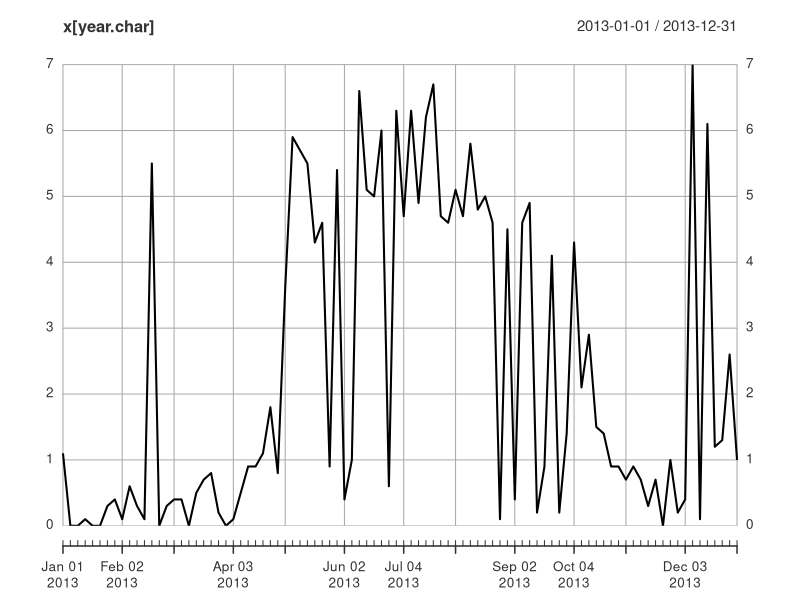
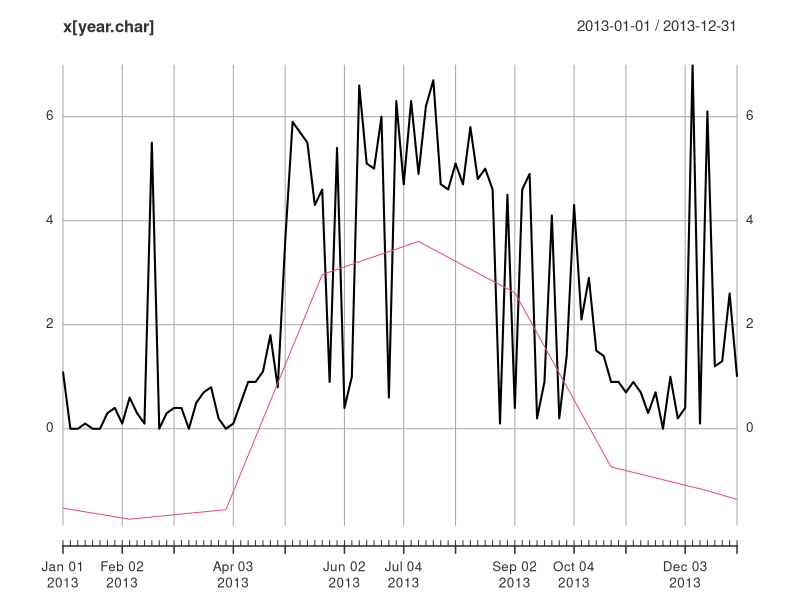
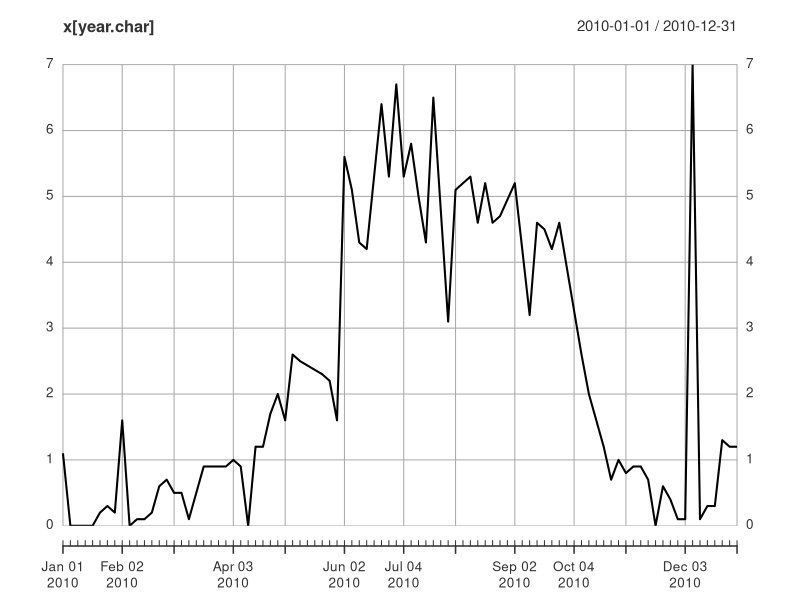
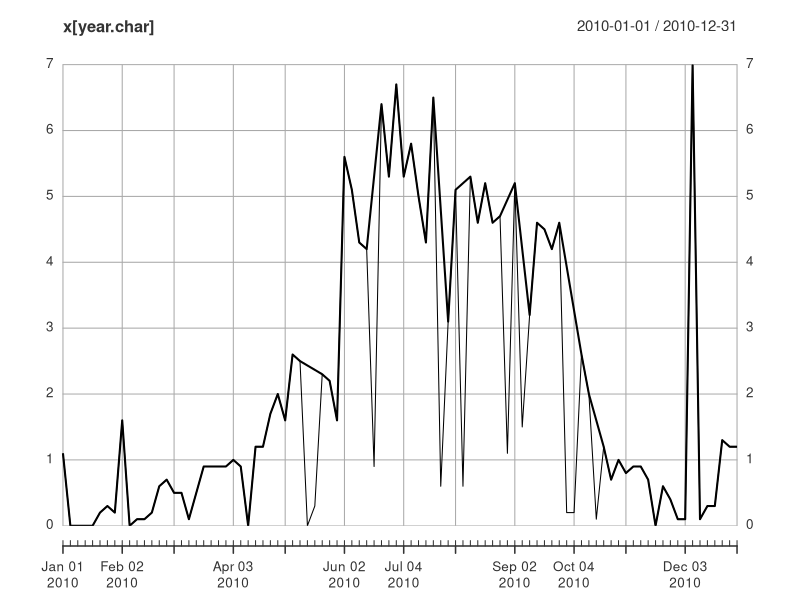
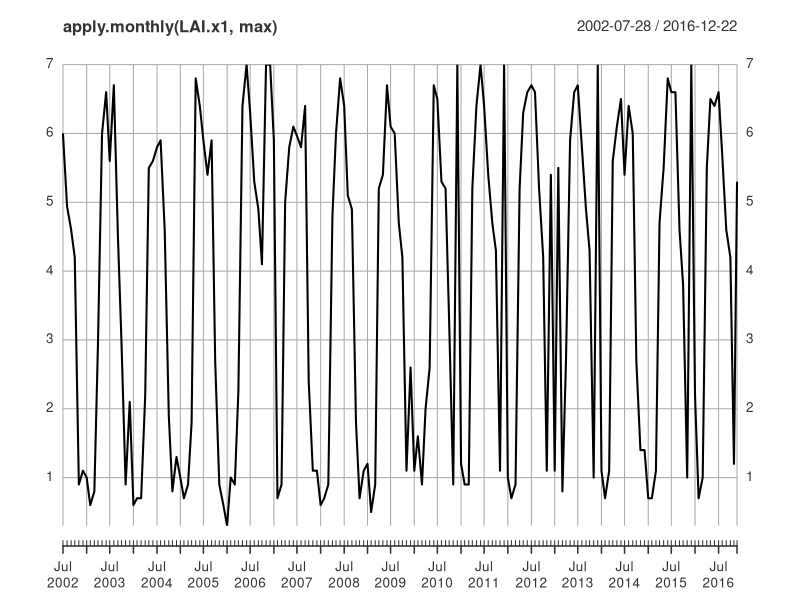

Here is the R script that generated these plots, in order: (Note: this script raises an error after producing the figures.)
raw <- read.csv("Hidegviz4daysWhole-MCD15A3H-006-results.csv")

library(xts)
LAI.x <- xts(raw[,9],as.Date(raw[,3]))

LAIann <- function(x, year)
{
  year.char <- as.character(year)
  plot(x[year.char])  
}

LAIann(LAI.x, 2013)

LAI.loe <- lowess(index(LAI.x),as.numeric(LAI.x),f=0.01)
LAI.lt <- xts(LAI.loe$y, index(LAI.x))
lines(LAI.lt-2, col=2)

LAI.x1 <- LAI.x
LAI.x1[LAI.x < LAI.lt-2] <- NA
LAI.x1 <- na.approx(LAI.x1)

LAIann(LAI.x1, 2010)
lines(LAI.x)

as.Date(paste0("20",rep(c(paste0("0",2:9),10:16),each=2),c("-05-01","-09-01")))

month.num <- as.numeric(format(index(LAI.x),"%m"))
month.recod <- ifelse(month.num < 5,13,month.num)
month.ws <- ifelse(month.recod >= 10,"winter","summer")

tapply(as.numeric(LAI.x), month.ws, max)

plot(apply.monthly(LAI.x1,max))

monthly.max <- round(apply.monthly(LAI.x1,max),1)

month.num <- as.numeric(format(index(monthly.max),"%m"))
month.recod <- ifelse(month.num < 5,13,month.num)
month.ws <- ifelse(month.recod >= 10,"winter","summer")

LAI.df <- data.frame(month=month.ws,max=as.numeric(monthly.max),min=as.numeric(apply.monthly(LAI.x1,min)))
o
LAI.df[LAI.df$month == "summer",3] <- NA
LAI.df[LAI.df$month == "winter",2] <- NA
LAI.df
